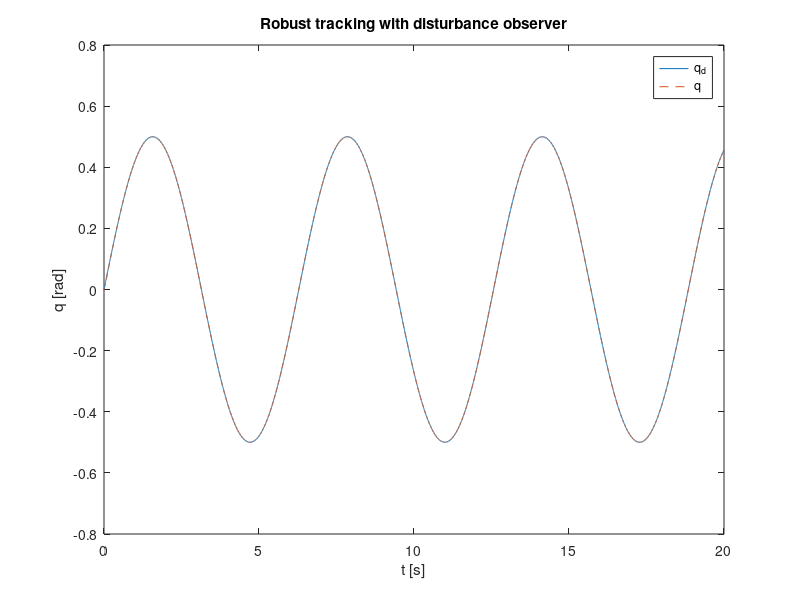
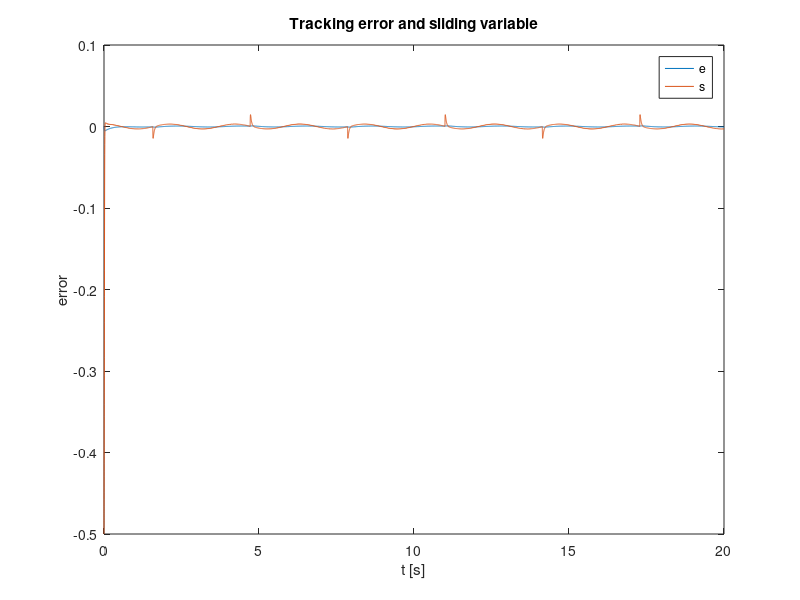
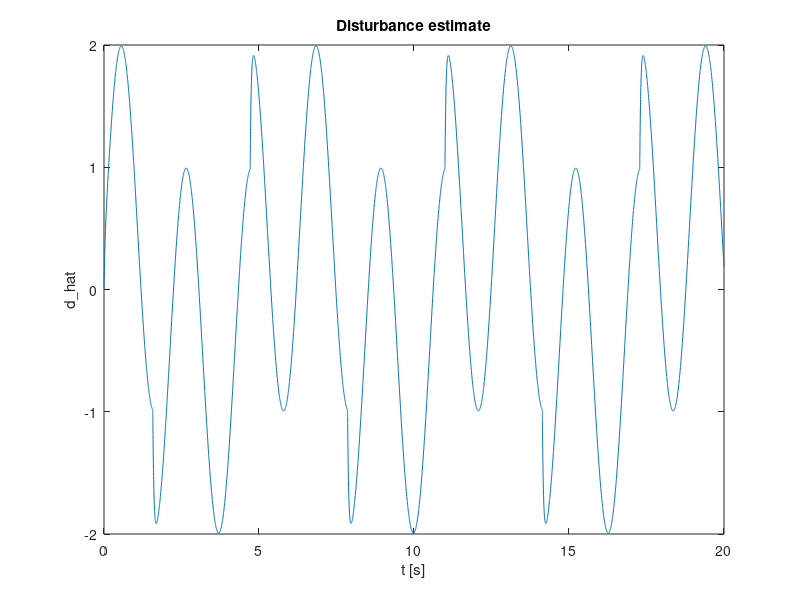

Here is the MATLAB script that generated these plots, in order:

function robust_tracking_lab_matlab
    m = 1.0;
    l = 0.5;
    g = 9.81;
    I = m * l^2;

    lam = 4.0;
    k_s = 5.0;
    phi = 0.1;
    alpha = 30.0;

    x0 = [0.0; 0.0; 0.0];  % [q; dq; d_hat]
    tf = 20.0;

    [t, x] = ode45(@(t,x) dyn(t, x, m, l, g, I, lam, k_s, phi, alpha), [0 tf], x0);

    q = x(:,1);
    dq = x(:,2);
    d_hat = x(:,3);

    qd = q_d(t);
    dqd = dq_d(t);
    e = q - qd;
    de = dq - dqd;
    s = de + lam * e;

    figure;
    plot(t, qd, t, q, '--');
    xlabel('t [s]'); ylabel('q [rad]');
    legend('q_d', 'q');
    title('Robust tracking with disturbance observer');

    figure;
    plot(t, e, t, s);
    legend('e', 's');
    xlabel('t [s]'); ylabel('error');
    title('Tracking error and sliding variable');

    figure;
    plot(t, d_hat);
    xlabel('t [s]'); ylabel('d\_hat');
    title('Disturbance estimate');

end

function y = q_d(t)
    y = 0.5 * sin(t);
end

function y = dq_d(t)
    y = 0.5 * cos(t);
end

function y = ddq_d(t)
    y = -0.5 * sin(t);
end

function d = disturbance(t, q, dq)
    sign_dq = zeros(size(dq));
    sign_dq(dq > 0) = 1;
    sign_dq(dq < 0) = -1;
    d = 1.5 * sin(3.0 * t) + 0.5 * sign_dq;
end

function dx = dyn(t, x, m, l, g, I, lam, k_s, phi, alpha)
    q = x(1);
    dq = x(2);
    d_hat = x(3);

    e = q - q_d(t);
    de = dq - dq_d(t);
    s = de + lam * e;

    g_term = m * g * l * sin(q);

    tau_nom = I * (ddq_d(t) - lam * de) + g_term;

    sigma = s / phi;
    if sigma > 1
        sat_s = 1;
    elseif sigma < -1
        sat_s = -1;
    else
        sat_s = sigma;
    end
    tau_rob = -k_s * sat_s;

    tau = tau_nom + tau_rob - d_hat;

    d = disturbance(t, q, dq);
    ddq = (tau + d - g_term) / I;

    q_ddot_est = ddq;
    d_hat_dot = -alpha * d_hat + alpha * (I * q_ddot_est + g_term - tau);

    dx = [dq; ddq; d_hat_dot];
end
